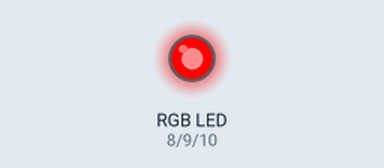
Simulated run of this sketch. Board: Arduino Uno, built with avr-gcc and run on an emulated ATmega328P. Shown: an RGB LED mixed from three pins (HIGH = lit). Dim RGB values are drawn brighter than linear.

Above: at 0.05 s.
At 1.75 s:
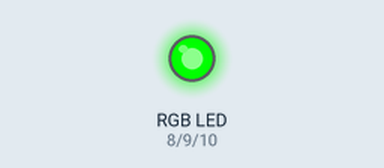
At 2.6 s:
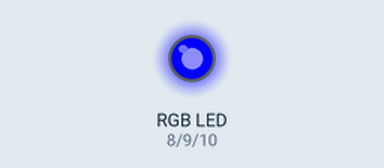
At 3.5 s:
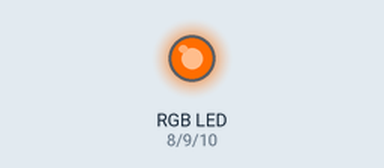
At 5.25 s:
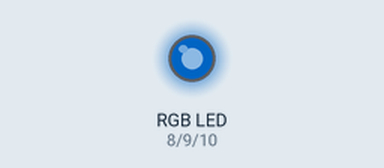
At 7.0 s:
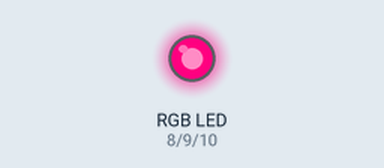
Timing chart, 0 to 9.1 s (numbered marks = the images above):
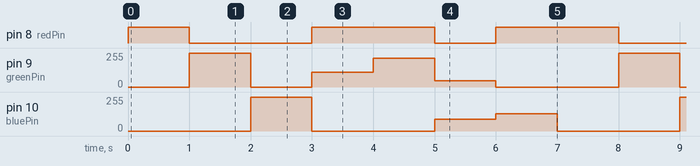

Measured:
- by itself, pin 8 (redPin): repeats every 7.0 s: LOW 2.0 s, HIGH 2.0 s, LOW 1.0 s, HIGH 2.0 s
- by itself, pin 9 (greenPin): repeats every 7.0 s: 0/255 1.0 s, 109/255 1.0 s, 215/255 1.0 s, 46/255 1.0 s, 0/255 2.0 s, 255/255 1.0 s
- by itself, pin 10 (bluePin): repeats every 7.0 s: 0/255 2.0 s, 90/255 1.0 s, 128/255 1.0 s, 0/255 2.0 s, 255/255 1.0 s

The sketch:

_11_rgbLed.ino
```cpp
const int redPin = 8; //the number of the LED module red pin
const int greenPin = 9; //the number of the LED module green pin
const int bluePin = 10; //the number of the LED module blue pin

int ms;

void setup()
{
  pinMode(redPin, OUTPUT); //initialize the LED red pin as output
  pinMode(greenPin, OUTPUT); //initialize the LED green pin as output
  pinMode(bluePin, OUTPUT); //initialize the LED blue pin as output
}

void loop()  // run over and over again
{
    ms = 1000;
    //Basic colors:
    color(255, 0, 0); //turn the RGB LED red
    delay(ms); //delay for ms
    color(0,255, 0); //turn the RGB LED green
    delay(ms); //delay for ms
    color(0, 0, 255); //turn the RGB LED blue
    delay(ms); //delay for ms
    //Blended colors:
    color(237,109,0); //turn the RGB LED orange
    delay(ms); //delay for ms
    color(255,215,0); //turn the RGB LED yellow
    delay(ms); //delay for ms
    color(0,46,90); //turn the RGB LED  indigo
    delay(ms); //delay for ms
    color(128,0,128); //turn the RGB LED purple
    delay(ms); //delay for ms
}

//Color generating function
void color (unsigned char red, unsigned char green, unsigned char blue)
{
    analogWrite(redPin, red); //set the brightness of LED red
    analogWrite(greenPin, green); //set the brightness of LED green
    analogWrite(bluePin, blue); //set the brightness of LED blue
}
```
